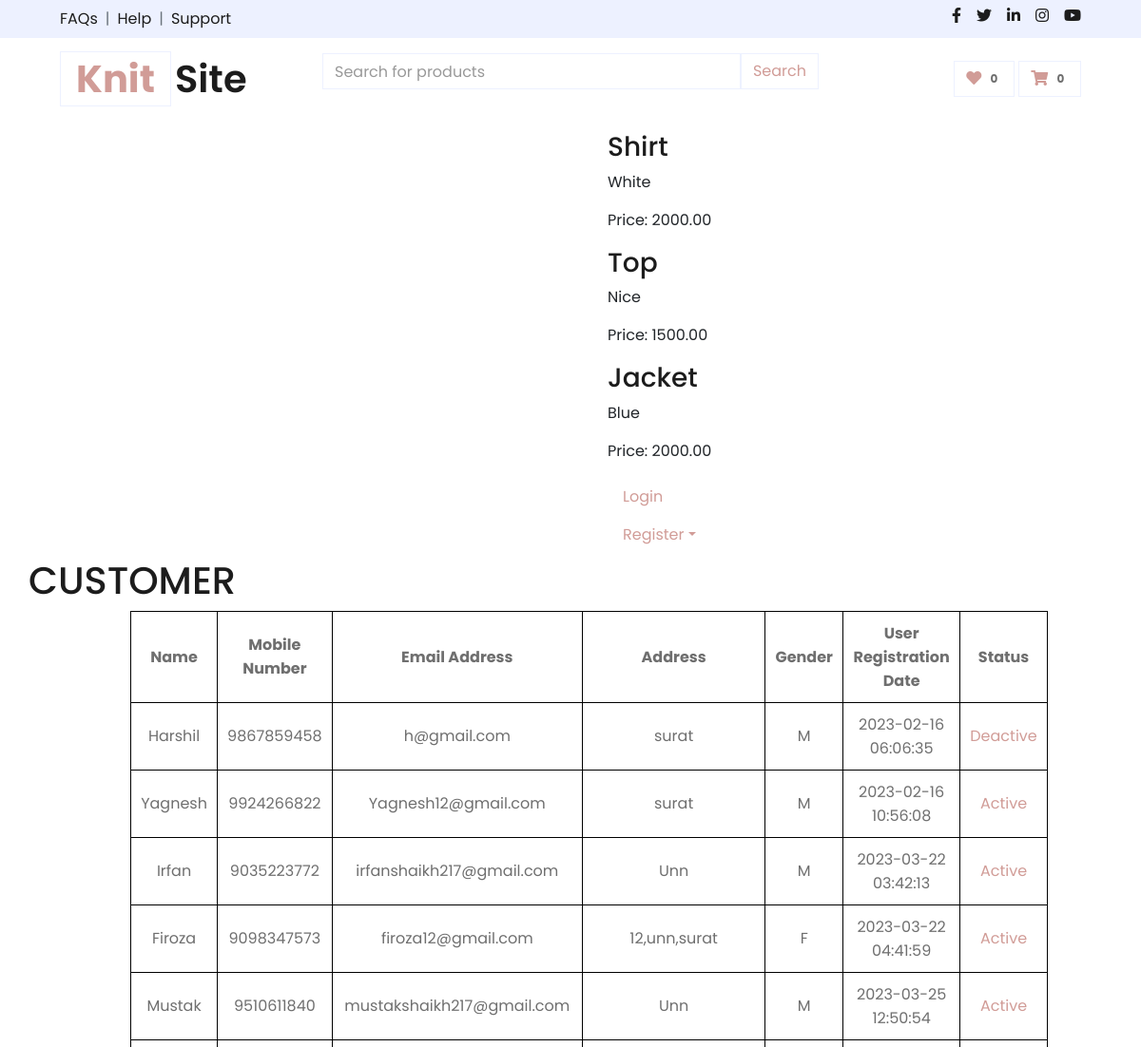
Page /productList.php (upper part) on the earlier database version.
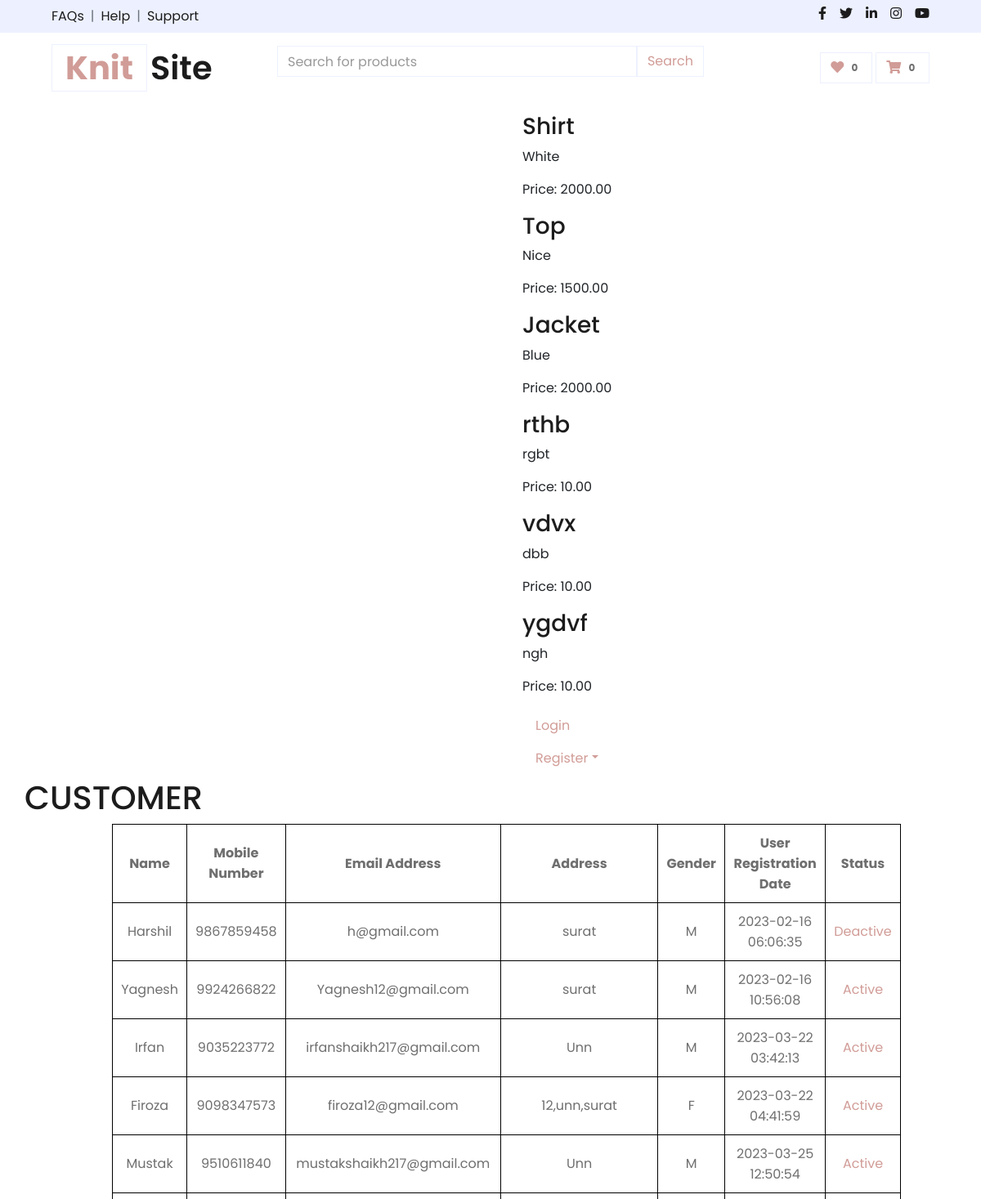
Same page on the later database version.
### tables this page shows
CREATE TABLE `products` (
  `id` int(11) NOT NULL,
  `name` varchar(255) NOT NULL,
  `description` text DEFAULT NULL,
  `price` decimal(10,2) NOT NULL,
  `brand_name` varchar(255) DEFAULT NULL,
  `category` varchar(255) DEFAULT NULL,
  `image_path` varchar(255) DEFAULT NULL,
  `add_date` timestamp NOT NULL DEFAULT current_timestamp(),
  `status` int(1) DEFAULT 1,
  `SID` int(11) DEFAULT NULL,
  `quantity` int(11) DEFAULT NULL
);

CREATE TABLE `customerregistration` (
  `UserId` int(11) NOT NULL,
  `UserFirstName` varchar(30) NOT NULL,
  `UserMiddleName` varchar(30) NOT NULL,
  `UserLastName` varchar(30) NOT NULL,
  `MobileNumber` char(10) NOT NULL,
  `EmailAddress` varchar(30) NOT NULL,
  `UserName` varchar(30) NOT NULL,
  `Password` char(32) NOT NULL,
  `Address` varchar(50) NOT NULL,
  `Pincode` int(6) NOT NULL,
  `Gender` varchar(1) NOT NULL,
  `CreationDate` datetime NOT NULL,
  `status` varchar(1) NOT NULL DEFAULT '1'
);

### productList.php (the view, shortened to what this page needs)
<head>
    <link href="https://cdnjs.cloudflare.com/ajax/libs/font-awesome/5.10.0/css/all.min.css" rel="stylesheet">
    <link href="lib/owlcarousel/assets/owl.carousel.min.css" rel="stylesheet">
    <link href="css/style.css" rel="stylesheet">
    <link rel="stylesheet" href="https://code.jquery.com/ui/1.13.0/themes/base/jquery-ui.css">
</head>
<?php include_once 'header.php' ?>
<div class="container">
    <div class="row">
        <div class="col"></div>
        <div class="col">
            <div class=" dropdown-item" id="search-results">
<?php
$host = 'localhost';
$dbname = 'knitsite';
$username = 'root';
$password = '';
$dsn = "mysql:host=$host;dbname=$dbname;charset=utf8mb4";
$options = [
    PDO::ATTR_ERRMODE => PDO::ERRMODE_EXCEPTION,
    PDO::ATTR_DEFAULT_FETCH_MODE => PDO::FETCH_ASSOC,
    PDO::ATTR_EMULATE_PREPARES => false,
];
try {
    $pdo = new PDO($dsn, $username, $password, $options);
} catch (PDOException $e) {
    die("Database connection failed: " . $e->getMessage());
}
$query = trim($_GET["name"]);
$stmt = $pdo->prepare("SELECT * FROM products WHERE name LIKE :query");
$stmt->bindValue(':query', '%' . $query . '%');
$stmt->execute();
$result = $stmt->fetchAll();
if (count($result) > 0) {
    foreach ($result as $row) {
        echo "<div>";
        echo "<h3>".$row['name']."</h3>";
        echo "<p>".$row['description']."</p>";
        echo "<p>Price: ".$row['price']."</p>";
        echo "</div>";
    }
} else {
    echo "<p>No results found.</p>";
}
?>
                           <a href="login1/login.php" class="nav-item nav-link" style="display: <?php if (isset($_SESSION["LoginUserName"])) { echo "none";} else { echo "block";}?>">Login</a>
                            <div class="nav-item dropdown" style="display: <?php if (isset($_SESSION["LoginUserName"])) { echo "none";} else { echo "block";}?>">
                                <a href="#" class="nav-link dropdown-toggle" data-toggle="dropdown">Register</a>
                            </div>
                        </div>
                    </div>
                <div id="header-carousel" class="carousel slide" data-ride="carousel">
                  <?php
$conn = new mysqli("localhost","root","","knitsite");
$sql = "SELECT UserId,UserFirstName,UserMiddleName,UserLastName,MobileNumber,EmailAddress,UserName,Address,Pincode,Gender,CreationDate,status FROM customerregistration";
$result = $conn->query($sql);
if ($result->num_rows > 0) {
    $row = $result->fetch_all(MYSQLI_ASSOC);
}
?>
<html>
    <h1>CUSTOMER</h1>
    <table>
        <thead>
            <tr>
                <th>Name</th>
                <th>Mobile Number</th>
                <th>Email Address</th>
                <th>Address</th>
                <th>Gender</th>
                <th>User Registration Date</th>
                <th>Status</th>
            </tr>
        </thead>
        <tbody>
            <?php
               if(!empty($row))
               foreach($row as $rows)
              {
            ?>
            <tr>
                <td><?php echo $rows['UserFirstName']; ?></td>
                <td><?php echo $rows['MobileNumber']; ?></td>
                <td><?php echo $rows['EmailAddress']; ?></td>
                <td><?php echo $rows['Address']; ?></td>
                <td><?php echo $rows['Gender']; ?></td>
                <td><?php echo $rows['CreationDate']; ?></td>
                <td><a href="active.php?cid=<?php echo $rows['UserId']; ?>&status=<?php echo $rows['status']; ?>"><?php if($rows['status']==1)echo"Active"; else echo"Deactive"?></a></td>
            </tr>
            <?php } ?>
        </tbody>
    </table>
    <br><br>
</html>
<html>
</html>
                </div>
            </div>
        </div>

Differences in the rows shown:
added products: name "rthb", description "rgbt", price "10.00"
added products: name "vdvx", description "dbb", price "10.00"
added products: name "ygdvf", description "ngh", price "10.00"
